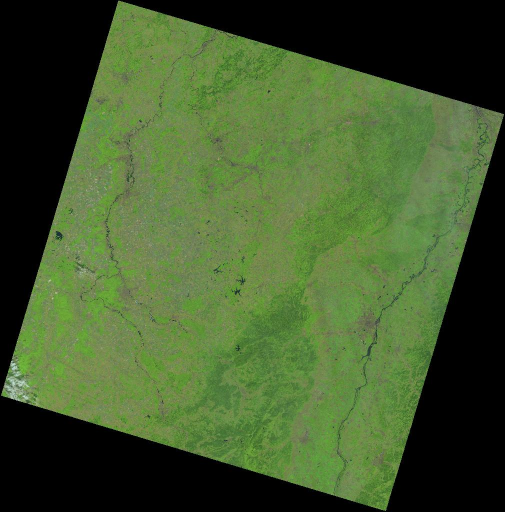
#> input picture 25_projet_data_scientist/data/Belgique/LC81960262015185LGN00.jpg, 1010 x 1024 px (shown at 1/2 size); its folder holds only this picture in this run
$ python test.py ../../25_projet_data_scientist/data/Belgique/LC81960262015185LGN00.jpg   (Python 2 division)   (older library calls are emulated)
#> lines starting #> are read from the running program, lines starting #| are printed output that depends on the picture
### 14_apprentissage_non_supervise-part2/Project/utils.py
import cv2
import numpy as np
import matplotlib.pyplot as plt
from itertools import izip
from scipy import misc
from skimage import measure
import pymorph


def cut_images(image,roi_size_x,roi_size_y,overlap_x,overlap_y,flatten_or_not,mask):
    h,w,c = image.shape
    list_patchs_y = np.asarray([]);
    list_patchs_x = np.asarray([]);
    patchs = np.empty((0,roi_size_y*roi_size_x*c)).astype(np.uint8)
    Y,X = np.meshgrid(np.arange(0,h-roi_size_y,roi_size_y-overlap_y),np.arange(0,w-roi_size_x,roi_size_x-overlap_x)
)
    for n,(j,i) in enumerate(izip(Y.flatten(),X.flatten())):
        background = 1.0*np.sum(mask[j:j+roi_size_y,i:i+roi_size_x]==0)/roi_size_x/roi_size_y
        if background>0.2:
            patchs = np.append(patchs,image[j:j+roi_size_y,i:i+roi_size_x,:].flatten().astype(np.uint8)[np.newaxis,:], axis=0)
            list_patchs_y = np.append(list_patchs_y,j)
            list_patchs_x = np.append(list_patchs_x,i)
    patchs = patchs.transpose()
    nb_patchs = patchs.shape[1]
    if flatten_or_not == False:
        patchs = np.reshape(patchs,(roi_size_y,roi_size_x,c,nb_patchs))
    return patchs,list_patchs_x,list_patchs_y

# [53 lines left out: functions plot_histo, post_processing, not called in this run]

### 14_apprentissage_non_supervise-part2/Project/functions.py
import os
import cv2
import numpy as np


# [5 lines left out: function descr_rgb, not called in this run]

def descr_hsv(patchs):
    patchs_preprocessed = np.zeros((patchs.shape[0]*patchs.shape[1]*patchs.shape[2],patchs.shape[3]))
    #bins = np.arange(256)
    #patchs_preprocessed = np.zeros((3*(bins.size-1),patchs.shape[3]))
    for n in np.arange(patchs.shape[3]):
         patch_hsv = cv2.cvtColor(patchs[:,:,::-1,n],cv2.COLOR_BGR2HSV)
         #patchs_preprocessed[:,n] = np.hstack((np.histogram(patch_hsv[:,:,0],bins)[0] ,np.histogram(patch_hsv[:,:,1],bins)[0], np.histogram(patch_hsv[:,:,2],bins)[0]))
         patchs_preprocessed[:,n] = patch_hsv.flatten()
    return patchs_preprocessed

# [5 lines left out: function descr_grad, not called in this run]

def descr_hog(patchs):
    nbins = 9
    derivAperture = 1
    winSigma = 4.
    histogramNormType = 0
    L2HysThreshold = 2.0000000000000001e-01
    gammaCorrection = 0
    nlevels = 64
    winSize = (patchs.shape[0],patchs.shape[1])
    blockSize = (8,8)
    blockStride = (4,4)
    cellSize = (4,4)
    feature_size = (winSize[0]-(blockSize[0]-blockStride[0]))/blockStride[0]*(winSize[1]-(blockSize[1]-blockStride[1]))/blockStride[1]*blockSize[0]/cellSize[0]*blockSize[1]/cellSize[1]*nbins
    hog = cv2.HOGDescriptor(winSize,blockSize,blockStride,cellSize,nbins,derivAperture,winSigma,histogramNormType,L2HysThreshold,gammaCorrection,nlevels)
    patchs_preprocessed = np.zeros((feature_size,patchs.shape[3]))
    for n in np.arange(patchs.shape[3]):
        patchs_preprocessed[:,n] = hog.compute(np.squeeze(patchs[:,:,:,n].astype(np.uint8))).flatten()
    return patchs_preprocessed

### 14_apprentissage_non_supervise-part2/Project/test.py
import os
import glob
import cv2
import numpy as np
import matplotlib.pyplot as plt
from itertools import izip
from sklearn.decomposition import NMF
from sklearn.cluster import KMeans
from scipy import misc
from utils import *
from functions import *
import sys

filename = sys.argv[1]

# parameters #
descr = ['hog','hsv']
decomposition = 'kmeans'
flatten_or_not = False
color_mapping = {0:[255,0,0],1:[0,0,255],2:[255,255,255]}
resizing_factor = 4
roi_size_x = 80/resizing_factor
roi_size_y = 80/resizing_factor
overlap_x = 0/resizing_factor
overlap_y = 0/resizing_factor
#############

def main():
    image = cv2.imread(filename)
#> image is the input picture: shape (1024, 1010, 3); mean B, G, R 44.9, 88.3, 66

    ### resize image for faster computation
    image = cv2.resize(image,(image.shape[1]/resizing_factor,image.shape[0]/resizing_factor))
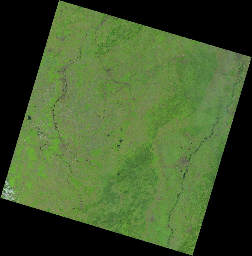
#> image: shape (256, 252, 3); mean B, G, R 44.8, 88.2, 66
    print "processing "+filename+"..."

    ### binarize image to find patchs corresponding to class 2 (background)
    binary_thresh = 200
    gray = cv2.GaussianBlur(cv2.cvtColor(image,cv2.COLOR_RGB2GRAY),(3,3),0)
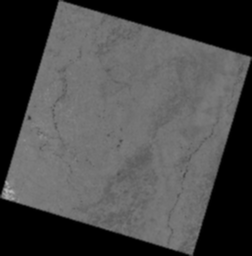
#> gray: shape (256, 252); min 0, max 183, mean 72.7
    ret,binary = cv2.threshold(gray,binary_thresh,255,cv2.THRESH_BINARY)
#> binary: shape (256, 252); every value is 0
#> ret = 200
    #ret,binary = cv2.threshold(gray,0,255,cv2.THRESH_BINARY+cv2.THRESH_OTSU)
    h,w,c = image.shape
#> h = 256; w = 252; c = 3

    ### cut image into patchs, keep only patchs which are not class 2.
    patchs,list_patchs_x,list_patchs_y = cut_images(image,roi_size_x,roi_size_y,overlap_x,overlap_y,flatten_or_not,binary)
#> after the loop in cut_images, `for n,(j,i) in enumerate(izip(Y.flatten(),X.flatten())):`:
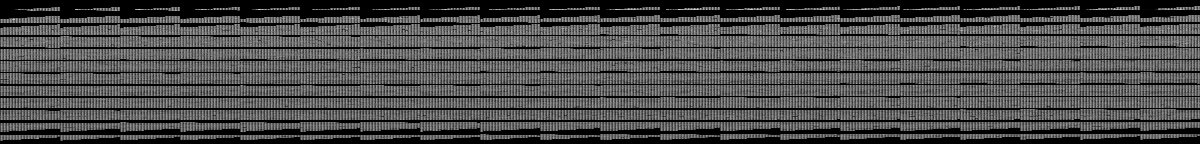
#> patchs: shape (144, 1200); min 0, max 222, mean 73.1
#> in cut_images, `patchs = patchs.transpose()`:
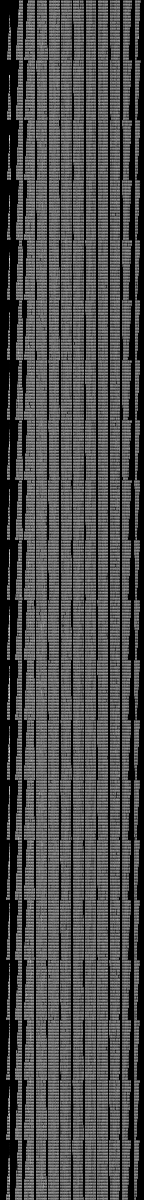
#> patchs: shape (1200, 144); min 0, max 222, mean 73.1
#> list_patchs_x = 144 values from 0 to 220; list_patchs_y = 144 values, max 220 at index 11, min 0 at index 0, mean 110

    ### extract features of each patch
    nb_patchs = patchs.shape[-1]
#> nb_patchs = 144
    patchs_preprocessed = np.array([]).reshape(0,nb_patchs)
#> patchs_preprocessed = empty array
    for d in descr:
        if d == 'grad':
            patchs_preprocessed = np.concatenate((patchs_preprocessed,descr_grad(patchs)),axis=0)
        if d == 'hog':
            patchs_preprocessed = np.concatenate((patchs_preprocessed,descr_hog(patchs)),axis=0)
        if d == 'rbg':
            patchs_preprocessed = np.concatenate((patchs_preprocessed,descr_rgb(patchs)),axis=0)
        if d == 'hsv':
            patchs_preprocessed = np.concatenate((patchs_preprocessed,descr_hsv(patchs)),axis=0)
#> this loop made 2 passes
#> pass 1, in main, `patchs_preprocessed = np.concatenate((patchs_preprocessed,descr_hog(pa..`:
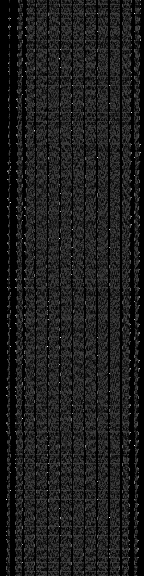
#> patchs_preprocessed: shape (576, 144) float64; min 0, max 0.993, mean 0.112
#> pass 2, in main, `patchs_preprocessed = np.concatenate((patchs_preprocessed,descr_hsv(pa..`:
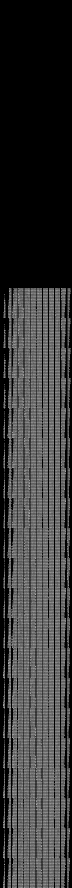
#> patchs_preprocessed: shape (1776, 144) float64 (shown at 1/2 size); min 0, max 255, mean 55.5

    # patchs clustering
    if decomposition == 'nmf':
        ### compute NMF classification to find class for left patchs : class 0 (illustration) or class 1 (texte)
        nmf = NMF(n_components=3)
        patchs_transformed = nmf.fit_transform(patchs_preprocessed.transpose())
        ind = np.argmax(patchs_transformed,axis=1)
    elif decomposition == 'kmeans':
        ### compute KMEANS classification to find class for left patchs : class 0 (illustration) or class 1 (texte)
        km = KMeans(n_clusters=2)#3)
        ind = km.fit_predict(patchs_preprocessed.transpose())
#> ind = 144 values, max 1 at index 0, min 0 at index 8, mean 0.278
    else:
        print decomposition + " : decomposition unknown"

    ### patchs are now divide into categories, give class 1 (illustration) for category with greater proportion of "white" (i.e. > binary_thresh).
    p0 = 1.0*np.sum(np.squeeze(0.1140*patchs[:,:,0,ind==0]+0.5870*patchs[:,:,1,ind==0]+0.2989*patchs[:,:,2,ind==0]).flatten()>binary_thresh)/patchs.size
#> p0 = 3.47e-05
    p1 = 1.0*np.sum(np.squeeze(0.1140*patchs[:,:,0,ind==1]+0.5870*patchs[:,:,1,ind==1]+0.2989*patchs[:,:,2,ind==1]).flatten()>binary_thresh)/patchs.size
#> p1 = 0
    sorted_labels = np.argsort([p0,p1])
#> sorted_labels = [1, 0]
    color_mapping[sorted_labels[0]] = [255,0,0] # red for class 0 (illustration)
    color_mapping[sorted_labels[1]] = [0,0,255] # blue for class 1 (texte)

    ### compute prediction (class 0,1, or 2) for each pixel
    image_result = 255*np.ones((h,w,c))
    for n,(j,i) in enumerate(izip(list_patchs_y,list_patchs_x)):
        image_result[j:j+roi_size_y,i:i+roi_size_x,:] = color_mapping[ind[n]]
#> this loop made 1 pass
#> (j, i) on pass 1: (0, 0)
#> image_result: shape (256, 252, 3) float64; every value is 255
    res_name = "_res"
    for d in descr:
        res_name = res_name + "_" + d
    res_name = res_name + '_' + decomposition
    f = plt.figure()
    f.add_subplot(1,3,1)
    plt.imshow(image[:,:,::-1])
    plt.gca().axes.xaxis.set_ticklabels([])
    plt.gca().axes.yaxis.set_ticklabels([])
    f.add_subplot(1,3,2)
    plt.imshow(binary,cmap=plt.get_cmap('gray'));
    plt.gca().axes.xaxis.set_ticklabels([])
    plt.gca().axes.yaxis.set_ticklabels([])
    f.add_subplot(1,3,3)
    plt.imshow(image_result.astype(np.uint8))
    plt.gca().axes.xaxis.set_ticklabels([])
    plt.gca().axes.yaxis.set_ticklabels([])
    #plt.show()
    f.savefig(filename[:-4]+res_name+'_all.jpg', dpi=f.dpi)
    f.clf()
    print "saving result : ",filename[:-4]+res_name+'.jpg'
    misc.imsave(filename[:-4]+res_name+'.jpg',cv2.resize(image_result,(w*resizing_factor,h*resizing_factor)).astype(np.uint8))


if __name__ == '__main__':
#> (the run stopped early here; a loop or call above may not have finished)

$ run again, on 25_projet_data_scientist/data/France/LC81970272013202LGN00.jpg
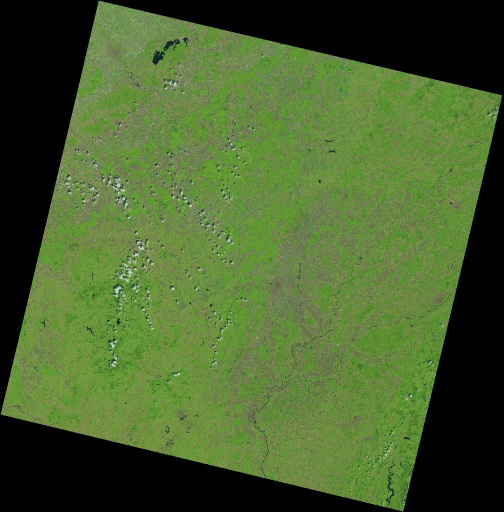
#> input picture 25_projet_data_scientist/data/France/LC81970272013202LGN00.jpg, 1007 x 1024 px (shown at 1/2 size)
#> in main, image is the input picture: shape (1024, 1007, 3); mean B, G, R 45.2, 95.9, 71.9
#> image: shape (256, 251, 3)
#> binary: shape (256, 251); every value is 0
#> ret = 200
#> in cut_images, `patchs = patchs.transpose()`:
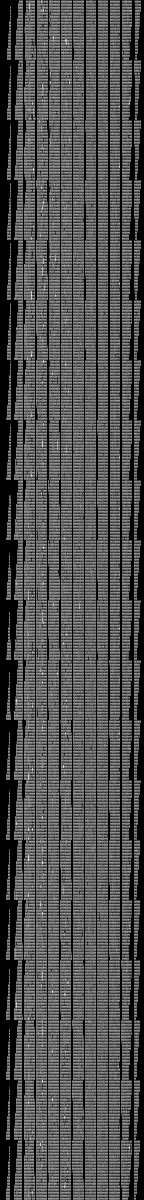
#> patchs: shape (1200, 144); min 0, max 234, mean 77.8
#> in main, `patchs,list_patchs_x,list_patchs_y = cut_images(image,roi_size_x,roi_s..`: list_patchs_x = 144 values from 0 to 220; list_patchs_y = 144 values, max 220 at index 11, min 0 at index 0, mean 110
#> the loop in main, `for d in descr:` made 2 passes
#> pass 2, in main, `patchs_preprocessed = np.concatenate((patchs_preprocessed,descr_hsv(pa..`:
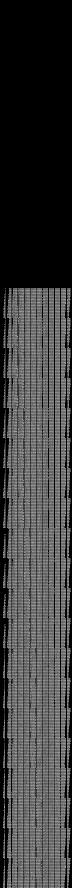
#> patchs_preprocessed: shape (1776, 144) float64 (shown at 1/2 size); min 0, max 255, mean 60.9
#> ind = 144 values, max 1 at index 0, min 0 at index 8, mean 0.222
#> p0 = 0.000168
#> p1 = 0
#> sorted_labels = [1, 0]
#> the loop in main, `for n,(j,i) in enumerate(izip(list_patchs_y,list_patchs_x)):` made 1 pass
#> (j, i) on pass 1: (0, 0)

$ run again, on 25_projet_data_scientist/data/Japon/LC81060312015259LGN00.jpg
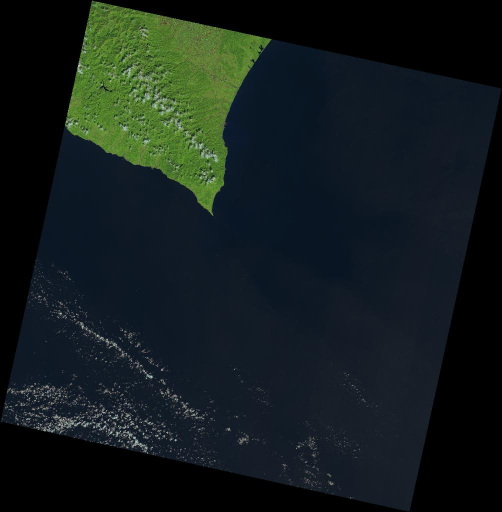
#> input picture 25_projet_data_scientist/data/Japon/LC81060312015259LGN00.jpg, 1004 x 1024 px (shown at 1/2 size)
#> in main, image is the input picture: shape (1024, 1004, 3); mean B, G, R 28.7, 28.7, 19.3
#> image: shape (256, 251, 3)
#> binary: shape (256, 251); every value is 0
#> ret = 200
#> in cut_images, `patchs = patchs.transpose()`:
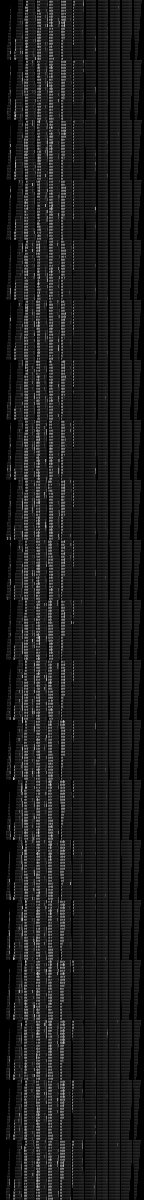
#> patchs: shape (1200, 144); min 0, max 200, mean 28.1
#> in main, `patchs,list_patchs_x,list_patchs_y = cut_images(image,roi_size_x,roi_s..`: list_patchs_x = 144 values from 0 to 220; list_patchs_y = 144 values, max 220 at index 11, min 0 at index 0, mean 110
#> the loop in main, `for d in descr:` made 2 passes
#> pass 2, in main, `patchs_preprocessed = np.concatenate((patchs_preprocessed,descr_hsv(pa..`:
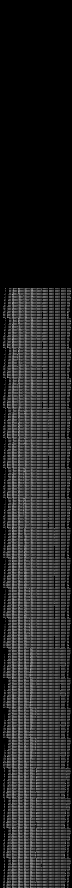
#> patchs_preprocessed: shape (1776, 144) float64 (shown at 1/2 size); min 0, max 255, mean 38.8
#> ind = 144 values, max 1 at index 0, min 0 at index 8, mean 0.215
#> p0 = 0
#> sorted_labels = [0, 1]
#> the loop in main, `for n,(j,i) in enumerate(izip(list_patchs_y,list_patchs_x)):` made 1 pass
#> (j, i) on pass 1: (0, 0)

$ run again, on 25_projet_data_scientist/data/Japon/LC81070302015266LGN00.jpg
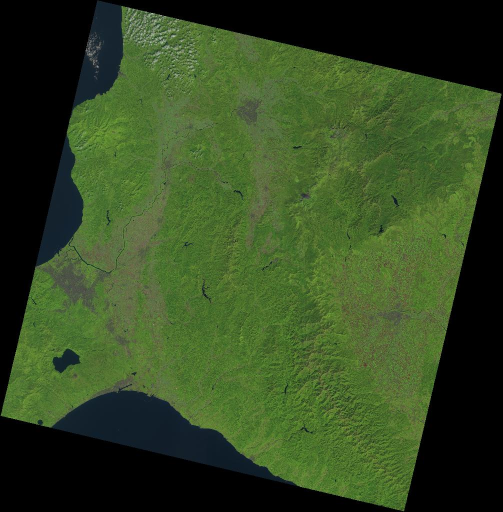
#> input picture 25_projet_data_scientist/data/Japon/LC81070302015266LGN00.jpg, 1005 x 1024 px (shown at 1/2 size)
#> in main, image is the input picture: shape (1024, 1005, 3); mean B, G, R 34.3, 72.6, 51.9
#> image: shape (256, 251, 3)
#> binary: shape (256, 251); every value is 0
#> ret = 200
#> in cut_images, `patchs = patchs.transpose()`:
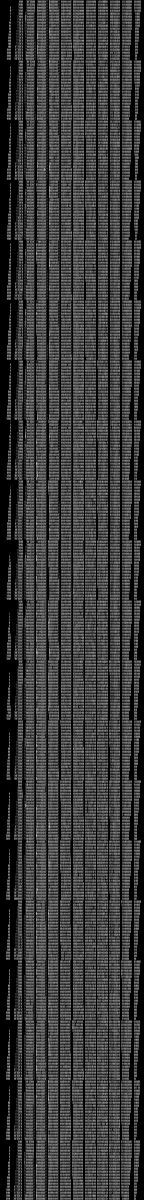
#> patchs: shape (1200, 144); min 0, max 185, mean 57.8
#> in main, `patchs,list_patchs_x,list_patchs_y = cut_images(image,roi_size_x,roi_s..`: list_patchs_x = 144 values from 0 to 220; list_patchs_y = 144 values, max 220 at index 11, min 0 at index 0, mean 110
#> the loop in main, `for d in descr:` made 2 passes
#> pass 2, in main, `patchs_preprocessed = np.concatenate((patchs_preprocessed,descr_hsv(pa..`:
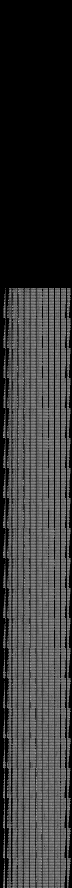
#> patchs_preprocessed: shape (1776, 144) float64 (shown at 1/2 size); min 0, max 255, mean 55.4
#> ind = 144 values, max 1 at index 0, min 0 at index 8, mean 0.236
#> p0 = 0
#> sorted_labels = [0, 1]
#> the loop in main, `for n,(j,i) in enumerate(izip(list_patchs_y,list_patchs_x)):` made 1 pass
#> (j, i) on pass 1: (0, 0)
